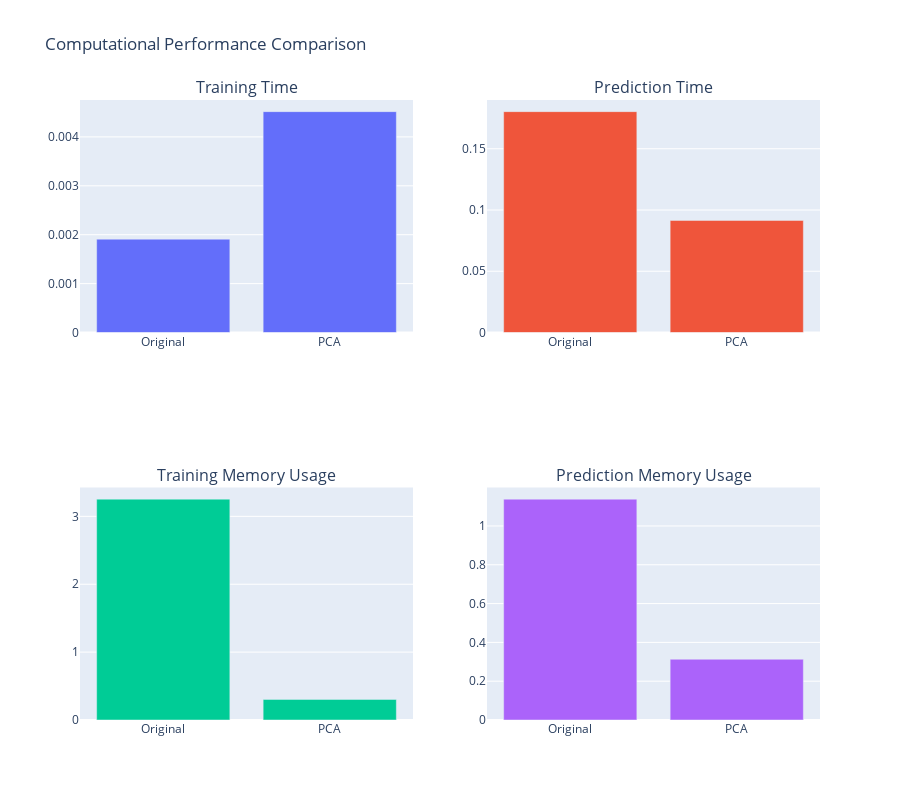

The notebook cell saved with this chart:
### Code cell
# Compare computational performance
performance_metrics = ['fit_time', 'predict_time', 'fit_memory_usage', 'predict_memory_usage']

fig = make_subplots(
    rows=2, cols=2,
    subplot_titles=('Training Time', 'Prediction Time', 
                   'Training Memory Usage', 'Prediction Memory Usage')
)

fig.add_trace(
    go.Bar(
        x=['Original', 'PCA'],
        y=[results_original['fit_time'], results_pca['fit_time']],
        name='Training Time'
    ),
    row=1, col=1
)

fig.add_trace(
    go.Bar(
        x=['Original', 'PCA'],
        y=[results_original['predict_time'], results_pca['predict_time']],
        name='Prediction Time'
    ),
    row=1, col=2
)

fig.add_trace(
    go.Bar(
        x=['Original', 'PCA'],
        y=[results_original['fit_memory_usage'], results_pca['fit_memory_usage']],
        name='Training Memory'
    ),
    row=2, col=1
)

fig.add_trace(
    go.Bar(
        x=['Original', 'PCA'],
        y=[results_original['predict_memory_usage'], results_pca['predict_memory_usage']],
        name='Prediction Memory'
    ),
    row=2, col=2
)

fig.update_layout(
    height=800,
    title_text="Computational Performance Comparison",
    showlegend=False
)
fig.show()

### Figure 1 — Plotly figure (JSON) as saved in the notebook; plotly's stock layout.template omitted (floating-point values rounded to 4 significant figures)
{"data": [{"name": "Training Time", "type": "bar", "x": ["Original", "PCA"], "xaxis": "x", "y": [0.001909, 0.004517], "yaxis": "y"}, {"name": "Prediction Time", "type": "bar", "x": ["Original", "PCA"], "xaxis": "x2", "y": [0.1803, 0.0915], "yaxis": "y2"}, {"name": "Training Memory", "type": "bar", "x": ["Original", "PCA"], "xaxis": "x3", "y": [3.254, 0.3038], "yaxis": "y3"}, {"name": "Prediction Memory", "type": "bar", "x": ["Original", "PCA"], "xaxis": "x4", "y": [1.138, 0.3132], "yaxis": "y4"}], "layout": {"annotations": [{"font": {"size": 16}, "showarrow": false, "text": "Training Time", "x": 0.225, "xanchor": "center", "xref": "paper", "y": 1, "yanchor": "bottom", "yref": "paper"}, {"font": {"size": 16}, "showarrow": false, "text": "Prediction Time", "x": 0.775, "xanchor": "center", "xref": "paper", "y": 1, "yanchor": "bottom", "yref": "paper"}, {"font": {"size": 16}, "showarrow": false, "text": "Training Memory Usage", "x": 0.225, "xanchor": "center", "xref": "paper", "y": 0.375, "yanchor": "bottom", "yref": "paper"}, {"font": {"size": 16}, "showarrow": false, "text": "Prediction Memory Usage", "x": 0.775, "xanchor": "center", "xref": "paper", "y": 0.375, "yanchor": "bottom", "yref": "paper"}], "height": 800, "showlegend": false, "title": {"text": "Computational Performance Comparison"}, "xaxis": {"anchor": "y", "domain": [0, 0.45]}, "xaxis2": {"anchor": "y2", "domain": [0.55, 1]}, "xaxis3": {"anchor": "y3", "domain": [0, 0.45]}, "xaxis4": {"anchor": "y4", "domain": [0.55, 1]}, "yaxis": {"anchor": "x", "domain": [0.625, 1]}, "yaxis2": {"anchor": "x2", "domain": [0.625, 1]}, "yaxis3": {"anchor": "x3", "domain": [0, 0.375]}, "yaxis4": {"anchor": "x4", "domain": [0, 0.375]}}}
